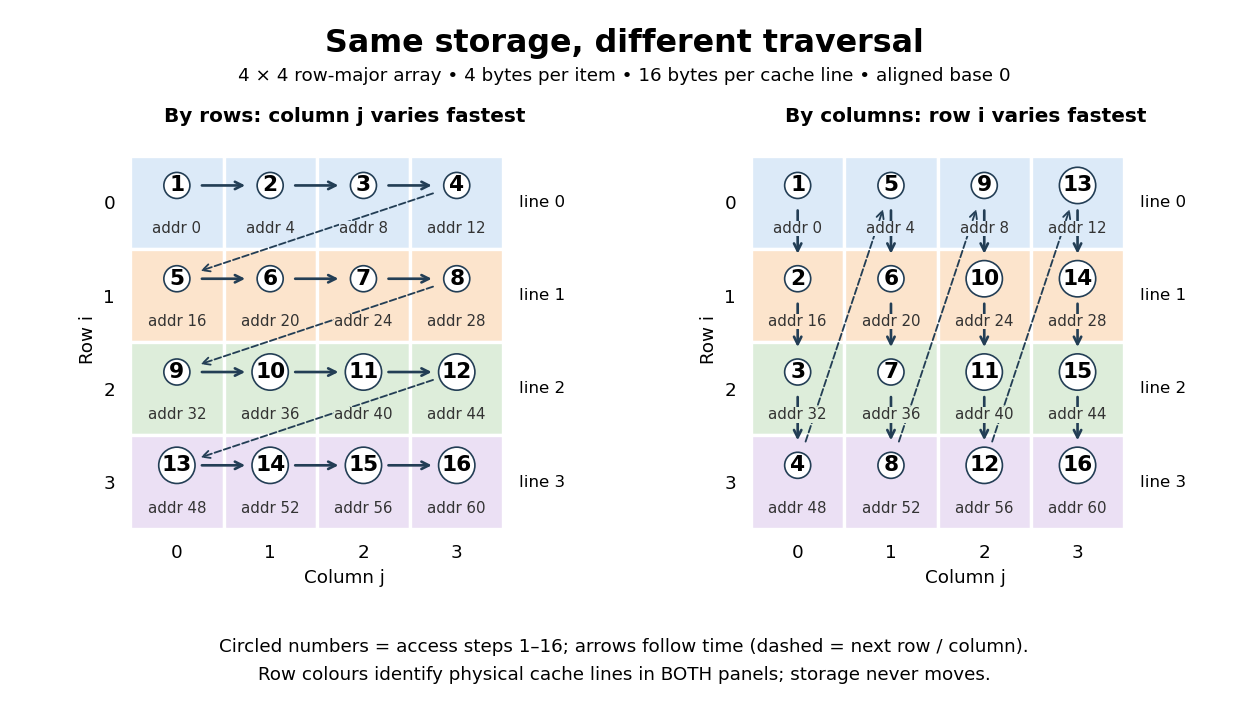

Here is the Python script that generated this plot:
"""Draw two access orders over an unchanged row-major array.

Tested with Python 3.14.4, NumPy 2.3.5, Matplotlib 3.10.7.
Run from _media; outputs this script's PNG basename to the current directory.
Each coloured row is one physical 16-byte cache block of four 4-byte items.
"""

from pathlib import Path

import matplotlib

matplotlib.use("Agg")
import matplotlib.pyplot as plt
from matplotlib.patches import Rectangle
import numpy as np


def main():
    plt.rcParams.update({"font.family": "DejaVu Sans", "font.size": 11})
    colours = ["#dceaf8", "#fce4cc", "#ddedda", "#ebe0f4"]
    addresses = 4 * np.arange(16).reshape(4, 4)
    fig, axes = plt.subplots(1, 2, figsize=(10.4, 5.9), dpi=120)
    fig.patch.set_facecolor("white")
    fig.suptitle("Same storage, different traversal", fontsize=19, fontweight="bold", y=0.96)
    fig.text(0.5, 0.885, "4 × 4 row-major array • 4 bytes per item • 16 bytes per cache line • aligned base 0",
             ha="center", fontsize=11)
    orders = [[(i, j) for i in range(4) for j in range(4)],
              [(i, j) for j in range(4) for i in range(4)]]
    for ax, order, title in zip(axes, orders, ["By rows: column j varies fastest", "By columns: row i varies fastest"]):
        for i in range(4):
            for j in range(4):
                ax.add_patch(Rectangle((j - 0.5, i - 0.5), 1, 1,
                                       facecolor=colours[i], edgecolor="white", linewidth=2))
                ax.text(j, i + 0.28, f"addr {addresses[i, j]}", ha="center", va="center", fontsize=9, color="#333333",
                        bbox={"facecolor": colours[i], "edgecolor": "none", "pad": 0.1}, zorder=5)
            ax.text(3.67, i, f"line {i}", va="center", fontsize=10)
        for step, (i, j) in enumerate(order, start=1):
            ax.text(j, i - 0.18, str(step), ha="center", va="center", fontweight="bold", fontsize=13,
                    bbox={"boxstyle": "circle,pad=0.14", "facecolor": "white", "edgecolor": "#233e55"}, zorder=4)
        for (i, j), (next_i, next_j) in zip(order[:-1], order[1:]):
            reset = (next_j < j) if title.startswith("By rows") else (next_i < i)
            ax.annotate("", xy=(next_j, next_i - 0.18), xytext=(j, i - 0.18),
                        arrowprops={"arrowstyle": "->", "color": "#233e55", "lw": 1.6 if not reset else 1.1,
                                    "linestyle": "--" if reset else "-", "shrinkA": 15, "shrinkB": 15,
                                    "connectionstyle": "arc3,rad=0"}, zorder=3)
        ax.set(xlim=(-0.6, 4.2), ylim=(3.6, -0.65), aspect="equal", xticks=range(4), yticks=range(4),
               xlabel="Column j", ylabel="Row i")
        ax.set_title(title, fontsize=12, pad=12, fontweight="bold")
        for spine in ax.spines.values():
            spine.set_visible(False)
        ax.tick_params(length=0)
    fig.text(0.5, 0.04, "Circled numbers = access steps 1–16; arrows follow time (dashed = next row / column).\n"
             "Row colours identify physical cache lines in BOTH panels; storage never moves.",
             ha="center", fontsize=11, linespacing=1.7)
    fig.subplots_adjust(left=0.06, right=0.99, top=0.80, bottom=0.24, wspace=0.15)
    fig.savefig(Path(__file__).stem + ".png", facecolor="white", transparent=False)
    plt.close(fig)


if __name__ == "__main__":
    main()
